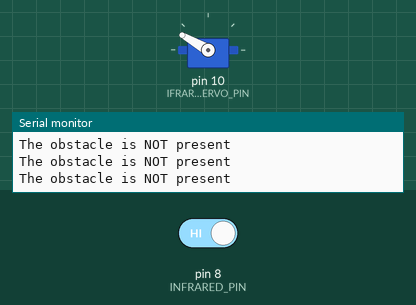
Bench run of a sketch on a simulated Arduino Uno, built with avr-gcc and run on an emulated ATmega328P. Shown: servo, the last lines printed to the serial monitor. The test bench sets the inputs (shaded band); at power-on: pin 8 (INFRARED_PIN) HIGH.

Above: at 4.8 s.
4.9 s: pin 8 (INFRARED_PIN) driven LOW
At 7.2 s:
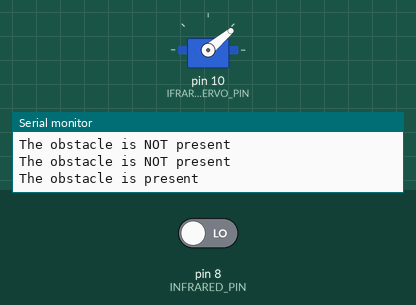
7.6 s: pin 8 (INFRARED_PIN) driven HIGH
At 13.7 s:
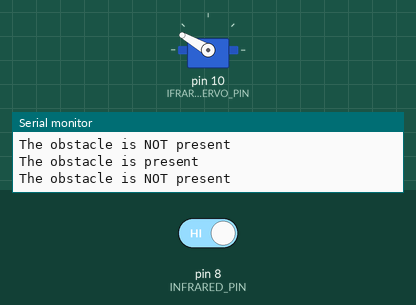
Timing chart, 0 to 15.2 s (numbered marks = the images above; inputs shaded):
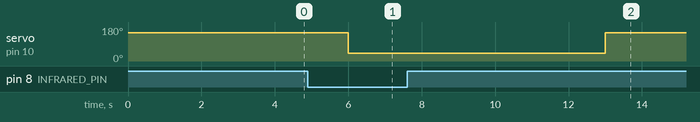

The sketch:

infrared_sensor.ino
```cpp
#include <Servo.h>

const int INFRARED_PIN = 8;
const int IFRARED_SERVO_PIN = 10; // Assuming servo is connected to pin 9

Servo InfraredServoMotor; // Create a servo object to control a servo motor

void setup() {
  Serial.begin(9600); // initialize serial communication at 9600 bits per second
  pinMode(INFRARED_PIN, INPUT); // initialize the Arduino's pin as an input
  InfraredServoMotor.attach(IFRARED_SERVO_PIN); // attaches the servo on pin 9 to the servo object
  InfraredServoMotor.write(150); // set initial position to 150 degrees
}

void loop() {
  // read the state of the input pin
  int state = digitalRead(INFRARED_PIN);

  if (state == LOW) {
    Serial.println("The obstacle is present");
    tiltInfraredServo(); // Tilt the servo by 40 degrees
  } else {
    Serial.println("The obstacle is NOT present");
    InfraredServoMotor.write(150); // Reset servo position to 150 degrees
  }

  delay(2000);
}

void tiltInfraredServo() {
  InfraredServoMotor.write(40); // Tilt the servo by adding 40 degrees to the initial position (150)
  delay(5000); // Delay to let the servo move

}
```

Measured:
- after the input at 4.9 s, servo on pin 10 (IFRARED_SERVO_PIN): 150° → 40° after 1.1 s
- after the input at 7.6 s, servo on pin 10 (IFRARED_SERVO_PIN): 40° → 150° after 5.4 s
